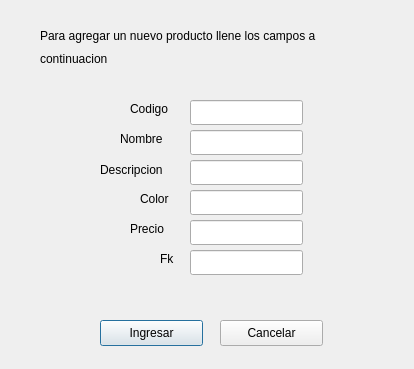
<?xml version="1.0" encoding="UTF-8"?>
<ui version="4.0">
 <class>AddP</class>
 <widget class="QDialog" name="AddP">
  <property name="geometry">
   <rect>
    <x>0</x>
    <y>0</y>
    <width>414</width>
    <height>369</height>
   </rect>
  </property>
  <property name="windowTitle">
   <string>Dialog</string>
  </property>
  <widget class="QLineEdit" name="textNom">
   <property name="geometry">
    <rect>
     <x>190</x>
     <y>130</y>
     <width>113</width>
     <height>25</height>
    </rect>
   </property>
  </widget>
  <widget class="QLineEdit" name="textDesc">
   <property name="geometry">
    <rect>
     <x>190</x>
     <y>160</y>
     <width>113</width>
     <height>25</height>
    </rect>
   </property>
  </widget>
  <widget class="QLineEdit" name="textColor">
   <property name="geometry">
    <rect>
     <x>190</x>
     <y>190</y>
     <width>113</width>
     <height>25</height>
    </rect>
   </property>
  </widget>
  <widget class="QLineEdit" name="textPrecio">
   <property name="geometry">
    <rect>
     <x>190</x>
     <y>220</y>
     <width>113</width>
     <height>25</height>
    </rect>
   </property>
  </widget>
  <widget class="QLineEdit" name="textCodigo">
   <property name="geometry">
    <rect>
     <x>190</x>
     <y>100</y>
     <width>113</width>
     <height>25</height>
    </rect>
   </property>
  </widget>
  <widget class="QLineEdit" name="textFk2">
   <property name="geometry">
    <rect>
     <x>190</x>
     <y>250</y>
     <width>113</width>
     <height>25</height>
    </rect>
   </property>
  </widget>
  <widget class="QLabel" name="label">
   <property name="geometry">
    <rect>
     <x>40</x>
     <y>10</y>
     <width>351</width>
     <height>51</height>
    </rect>
   </property>
   <property name="text">
    <string>Para agregar un nuevo producto llene los campos a</string>
   </property>
  </widget>
  <widget class="QLabel" name="label_2">
   <property name="geometry">
    <rect>
     <x>40</x>
     <y>50</y>
     <width>91</width>
     <height>17</height>
    </rect>
   </property>
   <property name="text">
    <string>continuacion</string>
   </property>
  </widget>
  <widget class="QLabel" name="Cdg">
   <property name="geometry">
    <rect>
     <x>130</x>
     <y>100</y>
     <width>51</width>
     <height>17</height>
    </rect>
   </property>
   <property name="text">
    <string>Codigo</string>
   </property>
  </widget>
  <widget class="QLabel" name="Nom">
   <property name="geometry">
    <rect>
     <x>120</x>
     <y>130</y>
     <width>61</width>
     <height>17</height>
    </rect>
   </property>
   <property name="text">
    <string>Nombre</string>
   </property>
  </widget>
  <widget class="QLabel" name="Desc">
   <property name="geometry">
    <rect>
     <x>100</x>
     <y>160</y>
     <width>81</width>
     <height>20</height>
    </rect>
   </property>
   <property name="text">
    <string>Descripcion</string>
   </property>
  </widget>
  <widget class="QLabel" name="Color">
   <property name="geometry">
    <rect>
     <x>140</x>
     <y>190</y>
     <width>41</width>
     <height>17</height>
    </rect>
   </property>
   <property name="text">
    <string>Color</string>
   </property>
  </widget>
  <widget class="QLabel" name="Precio">
   <property name="geometry">
    <rect>
     <x>130</x>
     <y>220</y>
     <width>41</width>
     <height>17</height>
    </rect>
   </property>
   <property name="text">
    <string>Precio</string>
   </property>
  </widget>
  <widget class="QLabel" name="Fk2">
   <property name="geometry">
    <rect>
     <x>160</x>
     <y>250</y>
     <width>21</width>
     <height>17</height>
    </rect>
   </property>
   <property name="text">
    <string>Fk</string>
   </property>
  </widget>
  <widget class="QPushButton" name="addOk">
   <property name="geometry">
    <rect>
     <x>100</x>
     <y>320</y>
     <width>103</width>
     <height>26</height>
    </rect>
   </property>
   <property name="text">
    <string>Ingresar</string>
   </property>
  </widget>
  <widget class="QPushButton" name="addCancel">
   <property name="geometry">
    <rect>
     <x>220</x>
     <y>320</y>
     <width>103</width>
     <height>26</height>
    </rect>
   </property>
   <property name="text">
    <string>Cancelar</string>
   </property>
  </widget>
 </widget>
 <resources/>
 <connections/>
</ui>
